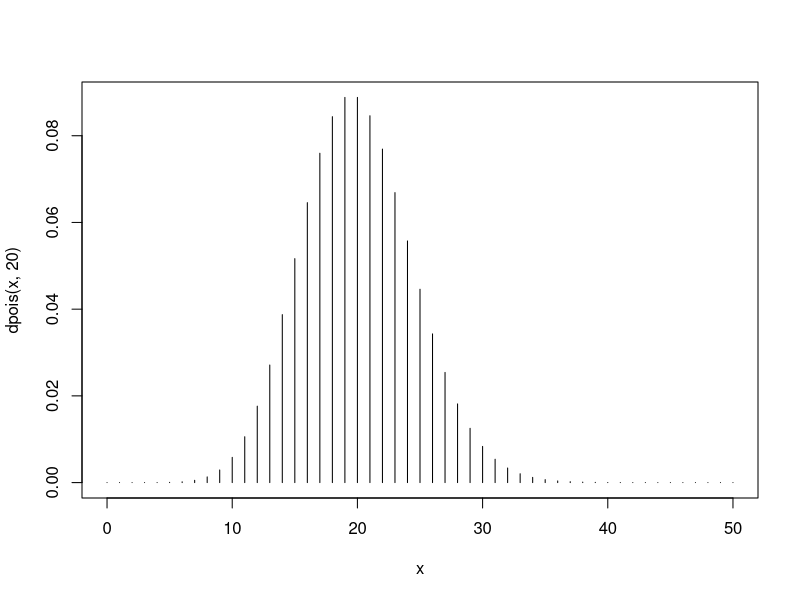

This figure's R source:
# oefening 1: Typfouten
dpois(3,200/500)

# oefening 2: Bloemenverkoper
x <- 0:50
plot(x,dpois(x,20), type='h')
qpois(0.9,20)

# oefening 3: Muizen
qnorm(0.9015,0,1)

# oefening 4: Melkfabriek
1-pnorm(1.01,1,0.01)
qnorm(0.05,0,1)

# oefening 5: Reistijd
qnorm(0.025,0,1)
qnorm(0.01,0,1)
qnorm(0.005,0,1)